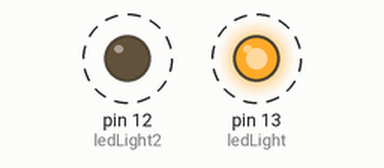
This sketch was run on a simulated Arduino Uno, built with avr-gcc and run on an emulated ATmega328P. Shown: output pins drawn as LEDs (lit = HIGH). Dashed ring = blinking.

Above: at 0.5 s.
Timing chart, 0 to 4.6 s (numbered marks = the images above):
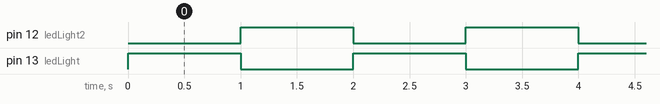

The sketch:

copy_of_two_led_lights1.ino
```cpp
int ledLight = 13;
int ledLight2 = 12;
void setup()
{
  pinMode(ledLight, OUTPUT);
  pinMode(ledLight2, OUTPUT);
}

void loop()
{
  digitalWrite(ledLight, HIGH);
  digitalWrite(ledLight2, LOW);
  delay(1000); // Wait for 1000 millisecond(s)
  digitalWrite(ledLight, LOW);
  digitalWrite(ledLight2, HIGH);
  delay(1000); // Wait for 1000 millisecond(s)
}
```

Measured:
- by itself, pin 12 (ledLight2), pin 13 (ledLight): alternates HIGH for 1.0 s and LOW for 1.0 s
